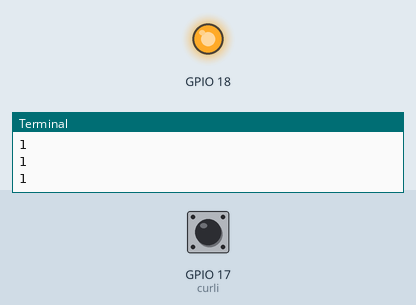
A program run on a simulated Raspberry Pi (BCM pin numbers). Shown: output pins drawn as LEDs (lit = HIGH), the last lines printed to the terminal. The inputs (shaded band) are chosen by the test bench; at power-on: GPIO 17 (curli) HIGH.

Above: at 1.2 s.
1.3 s: GPIO 17 (curli) pulled LOW for 0.25 s
At 1.5 s:
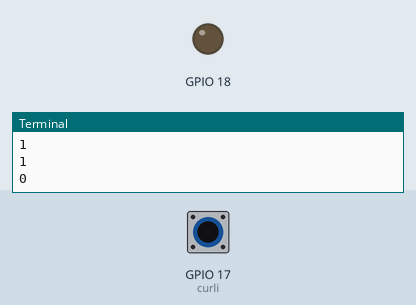
3.1 s: GPIO 17 (curli) pulled LOW for 3.2 s
At 7.6 s:
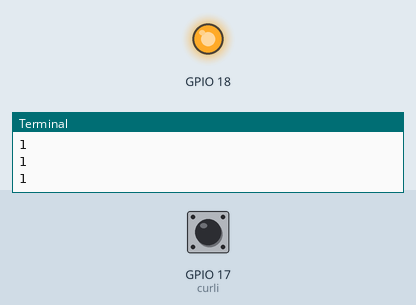
Timing chart, 0 to 9.1 s (numbered marks = the images above; inputs shaded):
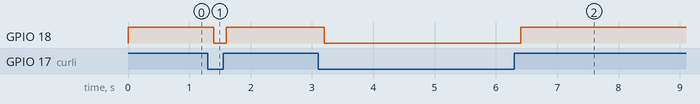

Measured:
- after the input at 1.3 s, GPIO 18: HIGH → LOW after 0.10 s, → HIGH 0.20 s later
- after the input at 3.1 s, GPIO 18: HIGH → LOW after 0.10 s, → HIGH 3.2 s later

The program:

light.py
```python
import RPi.GPIO as GPIO
from time import sleep
GPIO.setmode(GPIO.BCM)
GPIO.setup(18,GPIO.OUT)
GPIO.setup(17, GPIO.IN, pull_up_down=GPIO.PUD_UP)
try:
    #GPIO.output(18, True)
    while True:
        curli = GPIO.input(17)
        print(curli)

        if (curli == 0):
            GPIO.output(18, False)
            sleep(0.2)
        else:
            GPIO.output(18, True)
            sleep(0.2)

finally:
    GPIO.cleanup()
```
